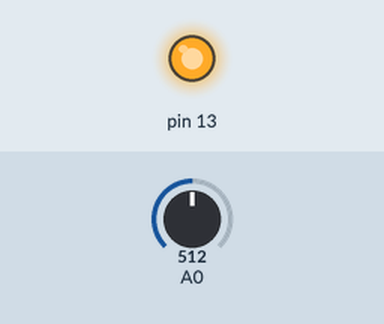
A sketch run on a simulated Arduino Uno, built with avr-gcc and run on an emulated ATmega328P. Parts: output pins drawn as LEDs (lit = HIGH). Inputs (shaded band) come from the test bench; at power-on: A0 = 512.

Above: at 1.2 s.
1.3 s: A0 set to 503
2.8 s: A0 set to 484
At 3.2 s:
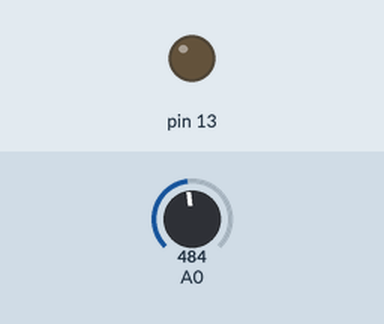
4.3 s: A0 set to 511
At 5.5 s:
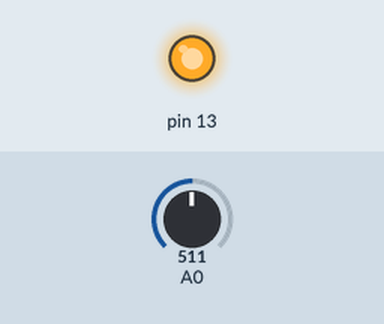
5.8 s: A0 set to 306
At 6.7 s:
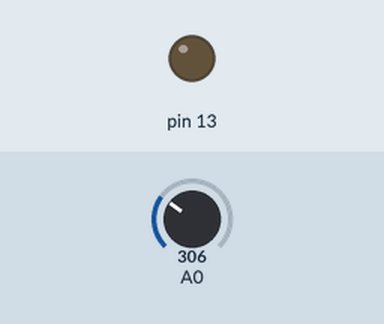
Timing chart, 0 to 8.3 s (numbered marks = the images above; inputs shaded):
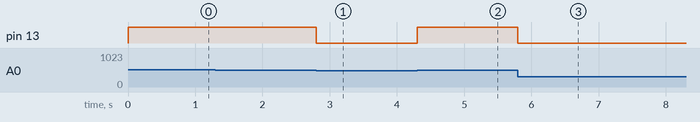

The sketch:

receiver.ino
```cpp
// little ascii decoder for 6.200 optical communication lab

// BEGIN parameters (feel free to change these if what you're seeing on the scope )
const float VOLTAGE_THRESHOLD = 1.6;  // volts
const int BIT_PERIOD = 100000;
const int DEBOUNCE_TIME = 10000;
// END parameters


void setup() {
  // put your setup code here, to run once:
  pinMode(A0, INPUT);
  pinMode(13, OUTPUT);
  Serial.begin(115200);
}


// additional parameters computed from the other ones
const int BIN_THRESHOLD = (int)(VOLTAGE_THRESHOLD / 3.3 * 1024);
const int ZERO_LENGTH = BIT_PERIOD / 4;
const int ONE_LENGTH = 3 * BIT_PERIOD / 4;

unsigned char get_char(bool inp[7]){
  unsigned char out = 0;
  for (int i=0; i<7; i++){
    if(inp[i]){
      out |= 1 << (6-i);
    }
  }
  return out;
}

bool currentInput[7] = {0};
int currentBit = 0;
int debounceTime = 0;
int startTime = 0;
int stopTime = 0;
bool lastState = 0;
bool realState = 0;
bool awaitingSignal = 1;

void loop() {
  int current = analogRead(A0);
  //Serial.println(current);
  bool state =  current > BIN_THRESHOLD;
  //Serial.println(state);
  digitalWrite(13, state); // set the Teensy's LED on/off

  int currentTime = micros();

  if (state != lastState){
    debounceTime = currentTime;
  }
  lastState = state;

  if (currentTime - debounceTime > DEBOUNCE_TIME){
    // after accounting for debounce, store some info
    realState = state;
    if (realState){
      startTime = debounceTime;
      awaitingSignal = 0;
    }else{
      stopTime = debounceTime;
    }
  }

  if (!realState){
    // signal currently off, so time to see whether what we just got
    // was a 1 or a 0.
    int pauseLength = currentTime - stopTime;
    if (pauseLength > ZERO_LENGTH / 2 && !awaitingSignal){
      int signalLength = stopTime - startTime;
      currentInput[currentBit] = signalLength < ONE_LENGTH / 2;
      if (currentBit == 6){
        Serial.print((char)get_char(currentInput));
        currentBit = 0;
      }else{
        currentBit++;
      }
      awaitingSignal = 1;
    }

    if (pauseLength > 3 * ONE_LENGTH){
      // if pause longer than a few ones, reset the buffer
      currentBit = 0;
    }

  }

}
```

Measured:
- the behaviour switches between 497 and 496 on A0 (found by bisection; images 0 and 1)
- after the input at 1.3 s, every drawn part: stays the same
- after the input at 2.8 s, pin 13: HIGH → LOW at once
- after the input at 4.3 s, pin 13: LOW → HIGH at once
- after the input at 5.8 s, pin 13: HIGH → LOW at once
